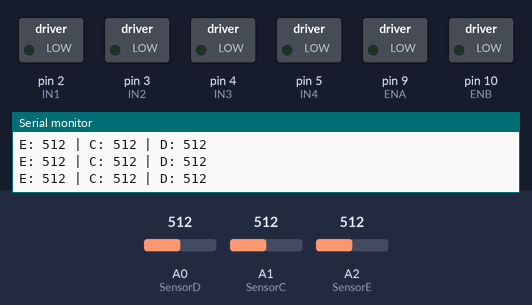
The sketch below on a simulated Arduino Uno, built with avr-gcc and run on an emulated ATmega328P. Shown: switched loads named in the sketch (green lamp = pin HIGH), the last lines printed to the serial monitor. The test bench sets the inputs (shaded band); at power-on: A0 (SensorD) = 512, A1 (SensorC) = 512, A2 (SensorE) = 512.

Above: at 1.2 s.
1.3 s: A0 (SensorD) set to 107
4.3 s: A0 (SensorD) set to 94
7.3 s: A1 (SensorC) set to 163
10.3 s: A1 (SensorC) set to 134
At 11.5 s:
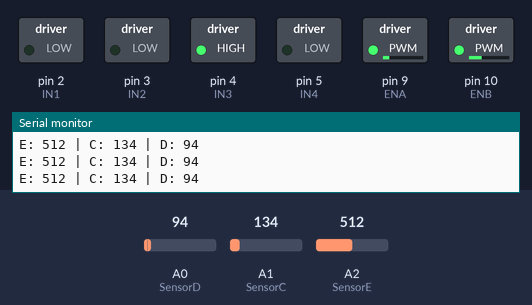
11.8 s: A2 (SensorE) set to 308
13.3 s: A2 (SensorE) set to 284
At 13.7 s:
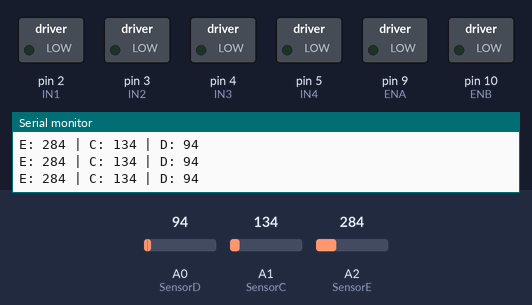
Timing chart, 0 to 15.8 s (numbered marks = the images above; inputs shaded):
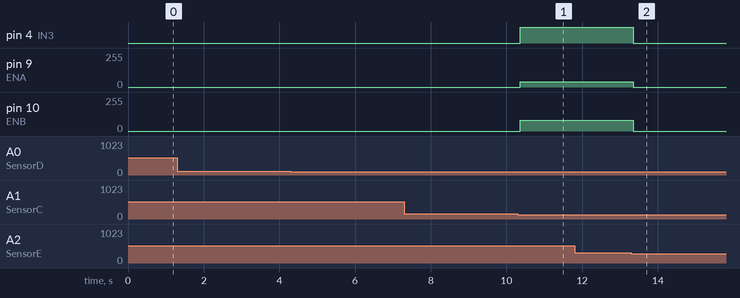

The sketch:

cod-semifinal.ino
```cpp
// ===============================
// Robô Seguidor de Linha com Correção Dinâmica + PWM
// ===============================

// Pinos do L298N
#define ENA 9  // Enable motor esquerdo (PWM)
#define ENB 10 // Enable motor direito (PWM)

#define IN1 2  // Motor esquerdo
#define IN2 3
#define IN3 4  // Motor direito
#define IN4 5

// Sensores (invertido E ↔ D)
#define SensorE A2
#define SensorC A1
#define SensorD A0

int velocidade = 80; // Controle da velocidade (0 a 255)

void setup() {
  pinMode(ENA, OUTPUT);
  pinMode(ENB, OUTPUT);

  pinMode(IN1, OUTPUT);
  pinMode(IN2, OUTPUT);
  pinMode(IN3, OUTPUT);
  pinMode(IN4, OUTPUT);

  Serial.begin(9600);
}

void loop() {
  int valorE = analogRead(SensorE);
  int valorC = analogRead(SensorC);
  int valorD = analogRead(SensorD);

  Serial.print("E: "); Serial.print(valorE);
  Serial.print(" | C: "); Serial.print(valorC);
  Serial.print(" | D: "); Serial.println(valorD);

  bool esquerdaAlta = valorE > 300;
  bool centroAlto = valorC > 300;
  bool direitaAlta = valorD > 300;

  bool esquerdaBaixa = valorE < 150;
  bool centroBaixa = valorC < 150;
  bool direitaBaixa = valorD < 150;

  if ((centroAlto && esquerdaBaixa && direitaBaixa) || (esquerdaBaixa && centroBaixa && direitaBaixa)) {
    frente();
  } else if (esquerdaAlta && centroBaixa && direitaBaixa) {
    curvaDireita();
  } else if (direitaAlta && centroBaixa && esquerdaBaixa) {
    curvaEsquerda();
  } else {
    parar();
  }

  delay(80);
}

// ===============================
// Funções de Movimento com PWM
// ===============================

void frente() {
  analogWrite(ENA, velocidade);
  analogWrite(ENB, velocidade);

  digitalWrite(IN1, LOW);
  digitalWrite(IN2, HIGH);
  digitalWrite(IN3, HIGH);
  digitalWrite(IN4, LOW);
}

void curvaEsquerda() {
  analogWrite(ENA, velocidade);
  analogWrite(ENB, velocidade / 2); // Reduz velocidade do motor direito

  digitalWrite(IN1, LOW);
  digitalWrite(IN2, HIGH);
  digitalWrite(IN3, LOW);
  digitalWrite(IN4, LOW);
}

void curvaDireita() {
  analogWrite(ENA, velocidade / 2); // Reduz velocidade do motor esquerdo
  analogWrite(ENB, velocidade);

  digitalWrite(IN1, LOW);
  digitalWrite(IN2, LOW);
  digitalWrite(IN3, HIGH);
  digitalWrite(IN4, LOW);
}

void parar() {
  analogWrite(ENA, 0);
  analogWrite(ENB, 0);

  digitalWrite(IN1, LOW);
  digitalWrite(IN2, LOW);
  digitalWrite(IN3, LOW);
  digitalWrite(IN4, LOW);
}
```

Measured:
- the behaviour switches between 150 and 149 on A1 (SensorC) (found by bisection; images 0 and 1)
- the behaviour switches between 301 and 300 on A2 (SensorE) (found by bisection; images 1 and 2)
- after the input at 10.3 s, pin 4 (IN3): LOW → HIGH after 0.06 s; pin 9 (ENA): 0/255 → 40/255 after 0.06 s; pin 10 (ENB): 0/255 → 80/255 after 0.06 s
- after the input at 13.3 s, pin 4 (IN3): HIGH → LOW after 0.06 s; pin 9 (ENA): 40/255 → 0/255 after 0.06 s; pin 10 (ENB): 80/255 → 0/255 after 0.06 s
